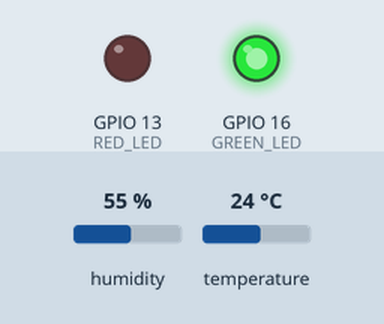
The sketch below on a simulated ESP8266 (NodeMCU). Shown: output pins drawn as LEDs (lit = HIGH). The inputs (shaded band) are chosen by the test bench; at power-on: humidity 55 %, temperature 24 °C. WiFi joins after 1.5 s; servers stay silent unless stated; what the sketch prints to the serial monitor is not drawn.

Above: at 1.85 s.
Timing chart, 0 to 4.8 s (numbered marks = the images above):
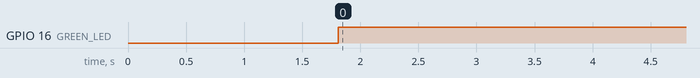

The sketch:

Blynk_DHT22_LED.ino
```cpp
#include <ESP8266WiFi.h>
#include <BlynkSimpleEsp8266.h>
#include <DHT.h>

char auth[] = "116Pt3G4mpbQGSWidM7WpOwhMDYTiYWc"; // Masukkan token otentikasi Blynk Anda
char ssid[] = "MAIAIONE"; // Nama jaringan WiFi Anda
char pass[] = "12121212"; // Kata sandi WiFi Anda

#define DHTPIN 2      // Pin data DHT22 terhubung ke D2 (GPIO 4)
#define DHTTYPE DHT22  // Jenis sensor DHT22

#define GREEN_LED 16  // Pin GPIO yang terhubung ke LED hijau
#define RED_LED 13    // Pin GPIO yang terhubung ke LED merah

DHT dht(DHTPIN, DHTTYPE);

void setup() {
  Serial.begin(9600);
  Blynk.begin(auth, ssid, pass);

  dht.begin();

  pinMode(GREEN_LED, OUTPUT);
  pinMode(RED_LED, OUTPUT);

  digitalWrite(GREEN_LED, LOW);
  digitalWrite(RED_LED, LOW);
}

void loop() {
  Blynk.run();
  float humidity = dht.readHumidity();
  float temperature = dht.readTemperature();

  if (isnan(humidity) || isnan(temperature)) {
    Serial.println("Gagal membaca sensor DHT22!");
    digitalWrite(RED_LED, HIGH); // Menghidupkan LED merah
    delay(500);
    digitalWrite(RED_LED, LOW);  // Mematikan LED merah
    delay(500);
    return;
  }

  digitalWrite(GREEN_LED, HIGH); // Menghidupkan LED hijau

  Serial.print("Suhu: ");
  Serial.print(temperature);
  Serial.print(" °C, Kelembapan: ");
  Serial.print(humidity);
  Serial.println(" %");

  Blynk.virtualWrite(V1, temperature);  // Mengirim data suhu ke pin virtual V1 di aplikasi Blynk
  Blynk.virtualWrite(V2, humidity);     // Mengirim data kelembapan ke pin virtual V2 di aplikasi Blynk

  delay(2000); // Interval pembacaan sensor

  digitalWrite(GREEN_LED, LOW);  // Mematikan LED hijau
}
```

Measured:
- by itself, GPIO 16 (GREEN_LED): LOW → HIGH at 1.8 s
